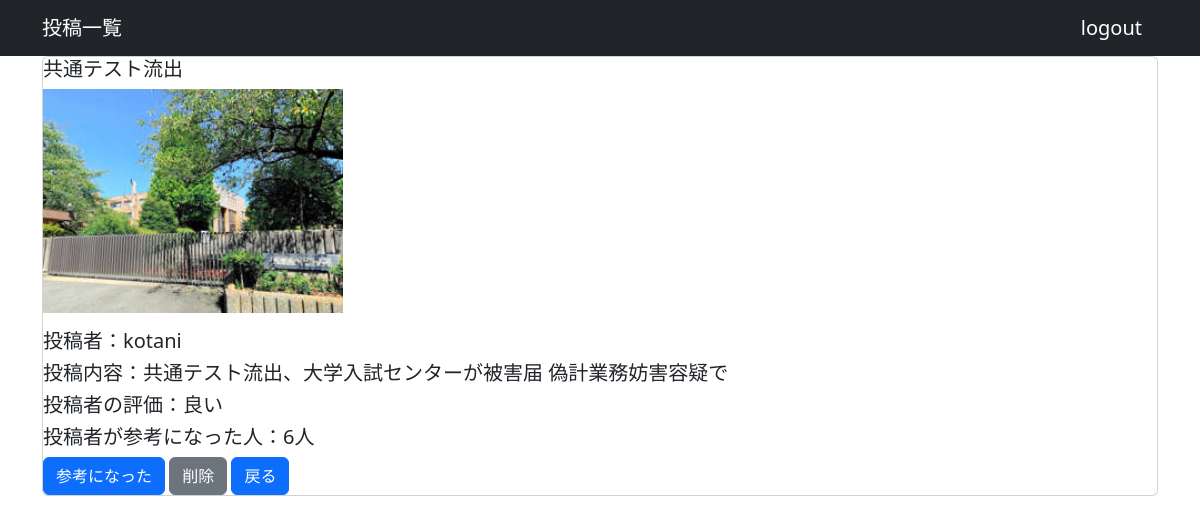
Screenshot of /postingapp/detail/1 (signed in) with the database file from the repository.
### postingapp/models.py (models this page shows)
class PostingModel(models.Model):
    title = models.CharField(max_length=100)
    content = models.TextField()
    author = models.ForeignKey(User, on_delete=models.CASCADE)
    images = models.ImageField(upload_to='')
    useful_review = models.IntegerField(null=True, blank=True, default=0)
    useful_review_record = models.TextField()
    evaluation = models.CharField(max_length=10, choices=EVALUATION_CHOICES)
    created_at = models.DateTimeField("投稿日", auto_now_add=True)
    updated_at = models.DateTimeField("更新日", auto_now=True)
    def __str__(self):
        return self.title

### postingapp/views.py (the view)
# urls.py: path('detail/<int:pk>', detailview, name='detail'),
@login_required
def detailview(request,pk):
    object = PostingModel.objects.get(pk=pk)
    print(object)
    return render(request, 'detail.html', {'object': object})

### templates/detail.html
{% extends 'base.html' %}
{% load static %}
{% block header %}
    <link rel='stylesheet' type="text/css" href={% static 'style.css' %}
{% endblock header %}
{% block content %}
<div class="container">
    <div class="card">
        <h5 class="card-holder">{{ object.title }}</h5>
        <div class="card-bg-body">
            <p><img src="{{ object.images.url }}" width=300 alt=""></p>
            <h5 class="card-title">投稿者：{{ object.author }}</h5>
            <h5 class="card-title">投稿内容：{{ object.content }}</h5>
            <h5 class="card-title">投稿者の評価：{{ object.evaluation }}</h5>
            <h5 class="card-title">投稿者が参考になった人：{{ object.useful_review }}人</h5>
            <a href="{% url 'evaluation' object.pk %}" class="btn btn-primary">参考になった</a>
            <a href="{% url 'delete' object.pk %}" class="btn btn-secondary">削除</a>
            <a href="{% url 'top' %}" class="btn btn-primary">戻る</a>
        </div>
    </div>
</div>
{% endblock content %}

### static/style1.css (style rules this page uses)
.card { margin-bottom: 30px; }

### static/style.css (style rules this page uses)
.card { margin-bottom: 30px; }

### rows the page displays
PostingModel: title "共通テスト流出", images (picture), author "kotani", content "共通テスト流出、大学入試センターが被害届 偽計業務妨害容疑で", evaluation "良い", useful_review "6"
